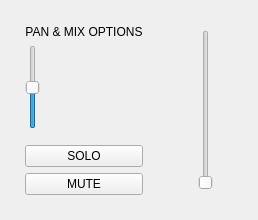
               <widget class="QWidget" name="pageMain">
                <layout class="QHBoxLayout" name="mainPageLayout" stretch="10,15">
                 <property name="spacing">
                  <number>30</number>
                 </property>
                 <property name="leftMargin">
                  <number>15</number>
                 </property>
                 <property name="topMargin">
                  <number>15</number>
                 </property>
                 <property name="rightMargin">
                  <number>15</number>
                 </property>
                 <property name="bottomMargin">
                  <number>15</number>
                 </property>
                 <item>
                  <widget class="QFrame" name="mainControlsBox">
                   <property name="cls" stdset="0">
                    <string>DetailSectionBox</string>
                   </property>
                   <layout class="QVBoxLayout" name="mCtrlLayout" stretch="0,1,0,0,0">
                    <property name="leftMargin">
                     <number>10</number>
                    </property>
                    <property name="topMargin">
                     <number>10</number>
                    </property>
                    <property name="rightMargin">
                     <number>10</number>
                    </property>
                    <property name="bottomMargin">
                     <number>10</number>
                    </property>
                    <item>
                     <widget class="QLabel" name="mainCtrlTitle">
                      <property name="text">
                       <string>PAN &amp; MIX OPTIONS</string>
                      </property>
                      <property name="alignment">
                       <set>Qt::AlignCenter</set>
                      </property>
                     </widget>
                    </item>
                    <item>
                     <widget class="RotaryKnob" name="screenPanKnob">
                      <property name="minimum">
                       <number>-50</number>
                      </property>
                      <property name="maximum">
                       <number>50</number>
                      </property>
                      <property name="value">
                       <number>0</number>
                      </property>
                      <property name="defaultValue" stdset="0">
                       <double>0.000000000000000</double>
                      </property>
                      <property name="label" stdset="0">
                       <string>PAN</string>
                      </property>
                     </widget>
                    </item>
                    <item>
                     <spacer name="mainCtrlSpacer">
                      <property name="orientation">
                       <enum>Qt::Vertical</enum>
                      </property>
                      <property name="sizeType">
                       <enum>QSizePolicy::Fixed</enum>
                      </property>
                      <property name="sizeHint" stdset="0">
                       <size>
                        <width>0</width>
                        <height>10</height>
                       </size>
                      </property>
                     </spacer>
                    </item>
                    <item>
                     <widget class="QPushButton" name="screenSoloBtn">
                      <property name="text">
                       <string>SOLO</string>
                      </property>
                      <property name="checkable">
                       <bool>true</bool>
                      </property>
                      <property name="cls" stdset="0">
                       <string>YellowLedBtn</string>
                      </property>
                     </widget>
                    </item>
                    <item>
                     <widget class="QPushButton" name="screenMuteBtn">
                      <property name="text">
                       <string>MUTE</string>
                      </property>
                      <property name="checkable">
                       <bool>true</bool>
                      </property>
                      <property name="cls" stdset="0">
                       <string>RedLedBtn</string>
                      </property>
                     </widget>
                    </item>
                   </layout>
                  </widget>
                 </item>
                 <item>
                  <widget class="QFrame" name="mainLevelBox">
                   <property name="cls" stdset="0">
                    <string>DetailSectionBox</string>
                   </property>
                   <layout class="QHBoxLayout" name="mLevelLayout" stretch="1,1">
                    <property name="spacing">
                     <number>15</number>
                    </property>
                    <property name="leftMargin">
                     <number>15</number>
                    </property>
                    <property name="topMargin">
                     <number>15</number>
                    </property>
                    <property name="rightMargin">
                     <number>15</number>
                    </property>
                    <property name="bottomMargin">
                     <number>15</number>
                    </property>
                    <item>
                     <widget class="QSlider" name="ChannelFaderLarge">
                      <property name="orientation">
                       <enum>Qt::Vertical</enum>
                      </property>
                     </widget>
                    </item>
                    <item>
                     <widget class="LevelMeter" name="ScreenChannelMeter" native="true">
                      <property name="stereo" stdset="0">
                       <bool>true</bool>
                      </property>
                      <property name="simulated" stdset="0">
                       <bool>true</bool>
                      </property>
                     </widget>
                    </item>
                   </layout>
                  </widget>
                 </item>
                </layout>
               </widget>
